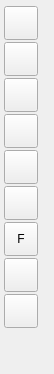
  <widget class="QDockWidget" name="dockTools">
   <property name="minimumSize"><size><width>46</width><height>0</height></size></property>
   <property name="maximumSize"><size><width>54</width><height>16777215</height></size></property>
   <property name="features"><set>QDockWidget::NoDockWidgetFeatures</set></property>
   <property name="allowedAreas"><set>Qt::LeftDockWidgetArea</set></property>
   <property name="windowTitle"><string>Tools</string></property>
   <attribute name="dockWidgetArea"><number>1</number></attribute>
   <widget class="QWidget" name="dockToolsContents">
    <layout class="QVBoxLayout" name="toolboxLayout">
     <property name="spacing"><number>2</number></property>
     <property name="leftMargin"><number>4</number></property><property name="topMargin"><number>6</number></property><property name="rightMargin"><number>4</number></property><property name="bottomMargin"><number>6</number></property>
     <item><widget class="QToolButton" name="toolboxMove"><property name="toolTip"><string>Move Tool (V)</string></property><property name="iconSize"><size><width>22</width><height>22</height></size></property><property name="minimumSize"><size><width>34</width><height>34</height></size></property></widget></item>
     <item><widget class="QToolButton" name="toolboxRectangle"><property name="toolTip"><string>Rectangle Select (M)</string></property><property name="iconSize"><size><width>22</width><height>22</height></size></property><property name="minimumSize"><size><width>34</width><height>34</height></size></property></widget></item>
     <item><widget class="QToolButton" name="toolboxLasso"><property name="toolTip"><string>Lasso Select (L)</string></property><property name="iconSize"><size><width>22</width><height>22</height></size></property><property name="minimumSize"><size><width>34</width><height>34</height></size></property></widget></item>
     <item><widget class="QToolButton" name="toolboxPolygon"><property name="toolTip"><string>Polygon Select</string></property><property name="iconSize"><size><width>22</width><height>22</height></size></property><property name="minimumSize"><size><width>34</width><height>34</height></size></property></widget></item>
     <item><widget class="QToolButton" name="toolboxBrush"><property name="toolTip"><string>Brush Tool (B)</string></property><property name="iconSize"><size><width>22</width><height>22</height></size></property><property name="minimumSize"><size><width>34</width><height>34</height></size></property></widget></item>
     <item><widget class="QToolButton" name="toolboxEraser"><property name="toolTip"><string>Eraser Tool (E)</string></property><property name="iconSize"><size><width>22</width><height>22</height></size></property><property name="minimumSize"><size><width>34</width><height>34</height></size></property></widget></item>
     <item><widget class="QToolButton" name="toolboxFill"><property name="toolTip"><string>Fill Tool (G)</string></property><property name="text"><string>F</string></property><property name="toolButtonStyle"><enum>Qt::ToolButtonTextOnly</enum></property><property name="iconSize"><size><width>22</width><height>22</height></size></property><property name="minimumSize"><size><width>34</width><height>34</height></size></property></widget></item>
     <item><widget class="QToolButton" name="toolboxEyedropper"><property name="toolTip"><string>Eyedropper Tool (I)</string></property><property name="iconSize"><size><width>22</width><height>22</height></size></property><property name="minimumSize"><size><width>34</width><height>34</height></size></property></widget></item>
     <item><widget class="QToolButton" name="toolboxLabel"><property name="toolTip"><string>Label Tool</string></property><property name="iconSize"><size><width>22</width><height>22</height></size></property><property name="minimumSize"><size><width>34</width><height>34</height></size></property></widget></item>
     <item><spacer name="toolboxSpacer"><property name="orientation"><enum>Qt::Vertical</enum></property><property name="sizeHint" stdset="0"><size><width>20</width><height>40</height></size></property></spacer></item>
    </layout>
   </widget>
  </widget>
